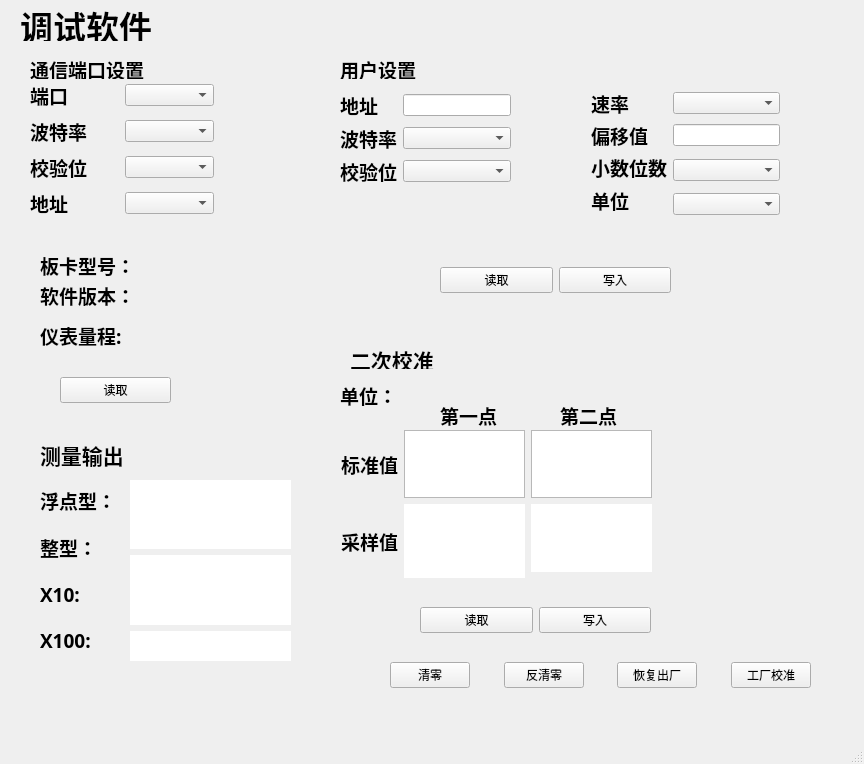
<?xml version="1.0" encoding="UTF-8"?>
<ui version="4.0">
 <class>MainWindow</class>
 <widget class="QMainWindow" name="MainWindow">
  <property name="geometry">
   <rect>
    <x>0</x>
    <y>0</y>
    <width>864</width>
    <height>764</height>
   </rect>
  </property>
  <property name="windowTitle">
   <string>MainWindow</string>
  </property>
  <widget class="QWidget" name="centralwidget">
   <widget class="QWidget" name="widget_2" native="true">
    <property name="geometry">
     <rect>
      <x>390</x>
      <y>650</y>
      <width>421</width>
      <height>41</height>
     </rect>
    </property>
    <widget class="QWidget" name="layoutWidget_28">
     <property name="geometry">
      <rect>
       <x>0</x>
       <y>10</y>
       <width>421</width>
       <height>30</height>
      </rect>
     </property>
     <layout class="QGridLayout" name="gridLayout_31">
      <item row="0" column="4">
       <widget class="QPushButton" name="WriteDat_13">
        <property name="text">
         <string>恢复出厂</string>
        </property>
       </widget>
      </item>
      <item row="0" column="3">
       <spacer name="horizontalSpacer_10">
        <property name="orientation">
         <enum>Qt::Horizontal</enum>
        </property>
        <property name="sizeHint" stdset="0">
         <size>
          <width>40</width>
          <height>20</height>
         </size>
        </property>
       </spacer>
      </item>
      <item row="0" column="6">
       <widget class="QPushButton" name="WriteDat_14">
        <property name="text">
         <string>工厂校准</string>
        </property>
       </widget>
      </item>
      <item row="0" column="2">
       <widget class="QPushButton" name="WriteDat_15">
        <property name="text">
         <string>反清零</string>
        </property>
       </widget>
      </item>
      <item row="0" column="1">
       <spacer name="horizontalSpacer_11">
        <property name="orientation">
         <enum>Qt::Horizontal</enum>
        </property>
        <property name="sizeHint" stdset="0">
         <size>
          <width>40</width>
          <height>20</height>
         </size>
        </property>
       </spacer>
      </item>
      <item row="0" column="0">
       <widget class="QPushButton" name="ReadDat_7">
        <property name="text">
         <string>清零</string>
        </property>
       </widget>
      </item>
      <item row="0" column="5">
       <spacer name="horizontalSpacer_12">
        <property name="orientation">
         <enum>Qt::Horizontal</enum>
        </property>
        <property name="sizeHint" stdset="0">
         <size>
          <width>40</width>
          <height>20</height>
         </size>
        </property>
       </spacer>
      </item>
     </layout>
    </widget>
   </widget>
   <widget class="QWidget" name="instruinfo" native="true">
    <property name="geometry">
     <rect>
      <x>30</x>
      <y>240</y>
      <width>191</width>
      <height>181</height>
     </rect>
    </property>
    <widget class="QLabel" name="label_12">
     <property name="geometry">
      <rect>
       <x>10</x>
       <y>40</y>
       <width>101</width>
       <height>30</height>
      </rect>
     </property>
     <property name="font">
      <font>
       <family>楷体</family>
       <pointsize>14</pointsize>
       <weight>75</weight>
       <bold>true</bold>
      </font>
     </property>
     <property name="text">
      <string>软件版本：</string>
     </property>
    </widget>
    <widget class="QLabel" name="label_17">
     <property name="geometry">
      <rect>
       <x>10</x>
       <y>80</y>
       <width>101</width>
       <height>30</height>
      </rect>
     </property>
     <property name="font">
      <font>
       <family>楷体</family>
       <pointsize>14</pointsize>
       <weight>75</weight>
       <bold>true</bold>
      </font>
     </property>
     <property name="text">
      <string>仪表量程:</string>
     </property>
    </widget>
    <widget class="QLabel" name="label_23">
     <property name="geometry">
      <rect>
       <x>10</x>
       <y>10</y>
       <width>101</width>
       <height>30</height>
      </rect>
     </property>
     <property name="font">
      <font>
       <family>楷体</family>
       <pointsize>14</pointsize>
       <weight>75</weight>
       <bold>true</bold>
      </font>
     </property>
     <property name="text">
      <string>板卡型号：</string>
     </property>
    </widget>
    <widget class="QWidget" name="layoutWidget_29">
     <property name="geometry">
      <rect>
       <x>30</x>
       <y>130</y>
       <width>111</width>
       <height>41</height>
      </rect>
     </property>
     <layout class="QGridLayout" name="gridLayout_32">
      <item row="0" column="0">
       <widget class="QPushButton" name="ReadVer_4">
        <property name="text">
         <string>读取</string>
        </property>
       </widget>
      </item>
     </layout>
    </widget>
   </widget>
   <widget class="QWidget" name="widget" native="true">
    <property name="geometry">
     <rect>
      <x>40</x>
      <y>470</y>
      <width>261</width>
      <height>191</height>
     </rect>
    </property>
    <widget class="QWidget" name="layoutWidget_30">
     <property name="geometry">
      <rect>
       <x>90</x>
       <y>10</y>
       <width>161</width>
       <height>296</height>
      </rect>
     </property>
     <layout class="QGridLayout" name="gridLayout_33">
      <item row="0" column="0">
       <widget class="QTextBrowser" name="textBrowser_21">
        <property name="styleSheet">
         <string notr="true"/>
        </property>
        <property name="frameShape">
         <enum>QFrame::NoFrame</enum>
        </property>
       </widget>
      </item>
      <item row="2" column="0">
       <widget class="QTextBrowser" name="textBrowser_22">
        <property name="styleSheet">
         <string notr="true"/>
        </property>
        <property name="frameShape">
         <enum>QFrame::NoFrame</enum>
        </property>
       </widget>
      </item>
      <item row="1" column="0">
       <widget class="QTextBrowser" name="textBrowser_23">
        <property name="styleSheet">
         <string notr="true"/>
        </property>
        <property name="frameShape">
         <enum>QFrame::NoFrame</enum>
        </property>
       </widget>
      </item>
      <item row="3" column="0">
       <widget class="QTextBrowser" name="textBrowser_24">
        <property name="styleSheet">
         <string notr="true"/>
        </property>
        <property name="frameShape">
         <enum>QFrame::NoFrame</enum>
        </property>
       </widget>
      </item>
     </layout>
    </widget>
    <widget class="QWidget" name="layoutWidget_31">
     <property name="geometry">
      <rect>
       <x>0</x>
       <y>10</y>
       <width>86</width>
       <height>181</height>
      </rect>
     </property>
     <layout class="QGridLayout" name="gridLayout_34">
      <item row="0" column="0">
       <widget class="QLabel" name="label_35">
        <property name="font">
         <font>
          <family>楷体</family>
          <pointsize>14</pointsize>
          <weight>75</weight>
          <bold>true</bold>
         </font>
        </property>
        <property name="text">
         <string>浮点型：</string>
        </property>
       </widget>
      </item>
      <item row="1" column="0">
       <widget class="QLabel" name="label_36">
        <property name="font">
         <font>
          <family>楷体</family>
          <pointsize>14</pointsize>
          <weight>75</weight>
          <bold>true</bold>
         </font>
        </property>
        <property name="text">
         <string>整型：</string>
        </property>
       </widget>
      </item>
      <item row="2" column="0">
       <widget class="QLabel" name="label_54">
        <property name="font">
         <font>
          <family>楷体</family>
          <pointsize>14</pointsize>
          <weight>75</weight>
          <bold>true</bold>
         </font>
        </property>
        <property name="text">
         <string>X10:</string>
        </property>
       </widget>
      </item>
      <item row="3" column="0">
       <widget class="QLabel" name="label_62">
        <property name="font">
         <font>
          <family>楷体</family>
          <pointsize>14</pointsize>
          <weight>75</weight>
          <bold>true</bold>
         </font>
        </property>
        <property name="text">
         <string>X100:</string>
        </property>
       </widget>
      </item>
     </layout>
    </widget>
   </widget>
   <widget class="QLabel" name="label_63">
    <property name="geometry">
     <rect>
      <x>20</x>
      <y>10</y>
      <width>181</width>
      <height>31</height>
     </rect>
    </property>
    <property name="font">
     <font>
      <family>楷体</family>
      <pointsize>25</pointsize>
      <weight>75</weight>
      <bold>true</bold>
     </font>
    </property>
    <property name="text">
     <string>调试软件</string>
    </property>
   </widget>
   <widget class="QLabel" name="label_81">
    <property name="geometry">
     <rect>
      <x>30</x>
      <y>60</y>
      <width>131</width>
      <height>19</height>
     </rect>
    </property>
    <property name="font">
     <font>
      <family>楷体</family>
      <pointsize>14</pointsize>
      <weight>75</weight>
      <bold>true</bold>
     </font>
    </property>
    <property name="text">
     <string>通信端口设置</string>
    </property>
   </widget>
   <widget class="QWidget" name="PortSel" native="true">
    <property name="geometry">
     <rect>
      <x>30</x>
      <y>80</y>
      <width>184</width>
      <height>140</height>
     </rect>
    </property>
    <layout class="QGridLayout" name="gridLayout_35">
     <item row="0" column="1">
      <widget class="QComboBox" name="SerialNum_4"/>
     </item>
     <item row="1" column="0">
      <widget class="QLabel" name="label_82">
       <property name="font">
        <font>
         <family>楷体</family>
         <pointsize>14</pointsize>
         <weight>75</weight>
         <bold>true</bold>
        </font>
       </property>
       <property name="text">
        <string>波特率</string>
       </property>
      </widget>
     </item>
     <item row="0" column="0">
      <widget class="QLabel" name="label_83">
       <property name="font">
        <font>
         <family>楷体</family>
         <pointsize>14</pointsize>
         <weight>75</weight>
         <bold>true</bold>
        </font>
       </property>
       <property name="text">
        <string>端口</string>
       </property>
      </widget>
     </item>
     <item row="3" column="1">
      <widget class="QComboBox" name="SelDevAddr_4"/>
     </item>
     <item row="2" column="1">
      <widget class="QComboBox" name="Parity_4"/>
     </item>
     <item row="1" column="1">
      <widget class="QComboBox" name="Baurdrate_4"/>
     </item>
     <item row="2" column="0">
      <widget class="QLabel" name="label_84">
       <property name="font">
        <font>
         <family>楷体</family>
         <pointsize>14</pointsize>
         <weight>75</weight>
         <bold>true</bold>
        </font>
       </property>
       <property name="text">
        <string>校验位</string>
       </property>
      </widget>
     </item>
     <item row="3" column="0">
      <widget class="QLabel" name="label_85">
       <property name="font">
        <font>
         <family>楷体</family>
         <pointsize>14</pointsize>
         <weight>75</weight>
         <bold>true</bold>
        </font>
       </property>
       <property name="text">
        <string>地址</string>
       </property>
      </widget>
     </item>
    </layout>
   </widget>
   <widget class="QWidget" name="UserSet" native="true">
    <property name="geometry">
     <rect>
      <x>340</x>
      <y>80</y>
      <width>451</width>
      <height>221</height>
     </rect>
    </property>
    <widget class="QWidget" name="layoutWidget_32">
     <property name="geometry">
      <rect>
       <x>251</x>
       <y>10</y>
       <width>189</width>
       <height>125</height>
      </rect>
     </property>
     <layout class="QGridLayout" name="gridLayout_36">
      <item row="0" column="0">
       <widget class="QLabel" name="label_86">
        <property name="font">
         <font>
          <family>楷体</family>
          <pointsize>14</pointsize>
          <weight>75</weight>
          <bold>true</bold>
         </font>
        </property>
        <property name="text">
         <string>速率</string>
        </property>
       </widget>
      </item>
      <item row="0" column="1">
       <widget class="QComboBox" name="SetAdcRate_4"/>
      </item>
      <item row="1" column="0">
       <widget class="QLabel" name="label_87">
        <property name="font">
         <font>
          <family>楷体</family>
          <pointsize>14</pointsize>
          <weight>75</weight>
          <bold>true</bold>
         </font>
        </property>
        <property name="text">
         <string>偏移值</string>
        </property>
       </widget>
      </item>
      <item row="2" column="0">
       <widget class="QLabel" name="label_88">
        <property name="font">
         <font>
          <family>楷体</family>
          <pointsize>14</pointsize>
          <weight>75</weight>
          <bold>true</bold>
         </font>
        </property>
        <property name="text">
         <string>小数位数</string>
        </property>
       </widget>
      </item>
      <item row="2" column="1" rowspan="2">
       <widget class="QComboBox" name="demical_4"/>
      </item>
      <item row="3" column="0" rowspan="2">
       <widget class="QLabel" name="label_89">
        <property name="font">
         <font>
          <family>楷体</family>
          <pointsize>14</pointsize>
          <weight>75</weight>
          <bold>true</bold>
         </font>
        </property>
        <property name="text">
         <string>单位</string>
        </property>
       </widget>
      </item>
      <item row="4" column="1">
       <widget class="QComboBox" name="Unit_4"/>
      </item>
      <item row="1" column="1">
       <widget class="QLineEdit" name="OffsetVal_4"/>
      </item>
     </layout>
    </widget>
    <widget class="QWidget" name="layoutWidget_33">
     <property name="geometry">
      <rect>
       <x>0</x>
       <y>12</y>
       <width>171</width>
       <height>93</height>
      </rect>
     </property>
     <layout class="QGridLayout" name="gridLayout_37">
      <item row="0" column="0">
       <widget class="QLabel" name="label_90">
        <property name="font">
         <font>
          <family>楷体</family>
          <pointsize>14</pointsize>
          <weight>75</weight>
          <bold>true</bold>
         </font>
        </property>
        <property name="text">
         <string>地址</string>
        </property>
       </widget>
      </item>
      <item row="0" column="1">
       <widget class="QLineEdit" name="SetDevAddr_4"/>
      </item>
      <item row="1" column="0">
       <widget class="QLabel" name="label_91">
        <property name="font">
         <font>
          <family>楷体</family>
          <pointsize>14</pointsize>
          <weight>75</weight>
          <bold>true</bold>
         </font>
        </property>
        <property name="text">
         <string>波特率</string>
        </property>
       </widget>
      </item>
      <item row="1" column="1">
       <widget class="QComboBox" name="SetBaud_4"/>
      </item>
      <item row="2" column="0">
       <widget class="QLabel" name="label_92">
        <property name="font">
         <font>
          <family>楷体</family>
          <pointsize>14</pointsize>
          <weight>75</weight>
          <bold>true</bold>
         </font>
        </property>
        <property name="text">
         <string>校验位</string>
        </property>
       </widget>
      </item>
      <item row="2" column="1">
       <widget class="QComboBox" name="SetParity_4"/>
      </item>
     </layout>
    </widget>
    <widget class="QWidget" name="layoutWidget_34">
     <property name="geometry">
      <rect>
       <x>100</x>
       <y>180</y>
       <width>231</width>
       <height>41</height>
      </rect>
     </property>
     <layout class="QGridLayout" name="gridLayout_38">
      <item row="0" column="0">
       <widget class="QPushButton" name="ReadUsrDat_4">
        <property name="text">
         <string>读取</string>
        </property>
       </widget>
      </item>
      <item row="0" column="1">
       <widget class="QPushButton" name="WriteUsrDat_4">
        <property name="text">
         <string>写入</string>
        </property>
       </widget>
      </item>
     </layout>
    </widget>
   </widget>
   <widget class="QLabel" name="SetDisUsrInfo">
    <property name="geometry">
     <rect>
      <x>340</x>
      <y>60</y>
      <width>90</width>
      <height>19</height>
     </rect>
    </property>
    <property name="font">
     <font>
      <family>楷体</family>
      <pointsize>14</pointsize>
      <weight>75</weight>
      <bold>true</bold>
     </font>
    </property>
    <property name="text">
     <string>用户设置</string>
    </property>
   </widget>
   <widget class="QWidget" name="UserCali" native="true">
    <property name="geometry">
     <rect>
      <x>340</x>
      <y>340</y>
      <width>471</width>
      <height>321</height>
     </rect>
    </property>
    <widget class="QLabel" name="label_93">
     <property name="geometry">
      <rect>
       <x>10</x>
       <y>10</y>
       <width>90</width>
       <height>19</height>
      </rect>
     </property>
     <property name="font">
      <font>
       <family>楷体</family>
       <pointsize>16</pointsize>
       <weight>75</weight>
       <bold>true</bold>
      </font>
     </property>
     <property name="text">
      <string>二次校准</string>
     </property>
    </widget>
    <widget class="QLabel" name="label_94">
     <property name="geometry">
      <rect>
       <x>100</x>
       <y>60</y>
       <width>101</width>
       <height>30</height>
      </rect>
     </property>
     <property name="font">
      <font>
       <family>楷体</family>
       <pointsize>14</pointsize>
       <weight>75</weight>
       <bold>true</bold>
      </font>
     </property>
     <property name="text">
      <string>第一点</string>
     </property>
    </widget>
    <widget class="QLabel" name="label_95">
     <property name="geometry">
      <rect>
       <x>220</x>
       <y>60</y>
       <width>101</width>
       <height>30</height>
      </rect>
     </property>
     <property name="font">
      <font>
       <family>楷体</family>
       <pointsize>14</pointsize>
       <weight>75</weight>
       <bold>true</bold>
      </font>
     </property>
     <property name="text">
      <string>第二点</string>
     </property>
    </widget>
    <widget class="QLabel" name="label_96">
     <property name="geometry">
      <rect>
       <x>0</x>
       <y>40</y>
       <width>61</width>
       <height>30</height>
      </rect>
     </property>
     <property name="font">
      <font>
       <family>楷体</family>
       <pointsize>14</pointsize>
       <weight>75</weight>
       <bold>true</bold>
      </font>
     </property>
     <property name="text">
      <string>单位：</string>
     </property>
    </widget>
    <widget class="QWidget" name="layoutWidget_35">
     <property name="geometry">
      <rect>
       <x>1</x>
       <y>90</y>
       <width>311</width>
       <height>148</height>
      </rect>
     </property>
     <layout class="QGridLayout" name="gridLayout_39">
      <item row="0" column="0">
       <widget class="QLabel" name="label_97">
        <property name="font">
         <font>
          <family>楷体</family>
          <pointsize>14</pointsize>
          <weight>75</weight>
          <bold>true</bold>
         </font>
        </property>
        <property name="text">
         <string>标准值</string>
        </property>
       </widget>
      </item>
      <item row="0" column="1">
       <widget class="QTextEdit" name="textEdit_7"/>
      </item>
      <item row="1" column="0" rowspan="2">
       <widget class="QLabel" name="label_98">
        <property name="font">
         <font>
          <family>楷体</family>
          <pointsize>14</pointsize>
          <weight>75</weight>
          <bold>true</bold>
         </font>
        </property>
        <property name="text">
         <string>采样值</string>
        </property>
       </widget>
      </item>
      <item row="1" column="1" rowspan="2">
       <widget class="QTextBrowser" name="textBrowser_25">
        <property name="styleSheet">
         <string notr="true"/>
        </property>
        <property name="frameShape">
         <enum>QFrame::NoFrame</enum>
        </property>
       </widget>
      </item>
      <item row="0" column="2">
       <widget class="QTextEdit" name="textEdit_8"/>
      </item>
      <item row="1" column="2">
       <widget class="QTextBrowser" name="textBrowser_26">
        <property name="styleSheet">
         <string notr="true"/>
        </property>
        <property name="frameShape">
         <enum>QFrame::NoFrame</enum>
        </property>
       </widget>
      </item>
     </layout>
    </widget>
    <widget class="QWidget" name="layoutWidget_36">
     <property name="geometry">
      <rect>
       <x>80</x>
       <y>260</y>
       <width>231</width>
       <height>41</height>
      </rect>
     </property>
     <layout class="QGridLayout" name="gridLayout_40">
      <item row="0" column="0">
       <widget class="QPushButton" name="ReadDat_8">
        <property name="text">
         <string>读取</string>
        </property>
       </widget>
      </item>
      <item row="0" column="1">
       <widget class="QPushButton" name="WriteDat_16">
        <property name="text">
         <string>写入</string>
        </property>
       </widget>
      </item>
     </layout>
    </widget>
   </widget>
   <widget class="QLabel" name="label_99">
    <property name="geometry">
     <rect>
      <x>40</x>
      <y>440</y>
      <width>101</width>
      <height>30</height>
     </rect>
    </property>
    <property name="font">
     <font>
      <family>楷体</family>
      <pointsize>16</pointsize>
      <weight>75</weight>
      <bold>true</bold>
     </font>
    </property>
    <property name="text">
     <string>测量输出</string>
    </property>
   </widget>
  </widget>
  <widget class="QMenuBar" name="menubar">
   <property name="geometry">
    <rect>
     <x>0</x>
     <y>0</y>
     <width>864</width>
     <height>23</height>
    </rect>
   </property>
  </widget>
  <widget class="QStatusBar" name="statusbar"/>
 </widget>
 <resources/>
 <connections/>
</ui>
